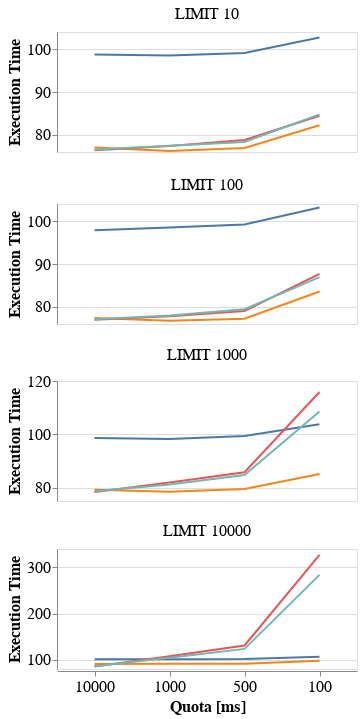

Write notebook code for a chart like this one.
### Markdown cell above
## Impact on Execution Time

### Code cell
base = alt.Chart(df).properties(height=120, width=300)

base.mark_line().encode(
    x=alt.X(
        "quota:N",
        title="Quota [ms]",
        sort=["10000", "1000", "500", "100"],
        axis=alt.Axis(labelAngle=0)
    ),
    y=alt.Y(
        "execution_time:Q",
        title="Execution Time",
        scale=alt.Scale(zero=False)
    ),
    color=alt.Color(
        "approach:N",
        legend=None
    ),
    facet=alt.Facet(
        "limit:N",
        columns=1,
        header=alt.Header(
            title=None,
            labelFontSize=16
        )
    )
).configure_axis(
    labelFontSize=16,
    titleFontSize=16
).resolve_scale(
    y="independent"
)

### Figure 1 — Vega-Lite specification as saved in the notebook (floating-point values rounded to 4 significant figures)
{"config": {"view": {"continuousWidth": 400, "continuousHeight": 300}, "axis": {"labelFontSize": 16, "titleFontSize": 16}}, "data": {"name": "data-3a2548bde2daa34ffacee1588abfd234"}, "mark": "line", "encoding": {"color": {"field": "approach", "legend": null, "type": "nominal"}, "facet": {"columns": 1, "field": "limit", "header": {"labelFontSize": 16, "title": null}, "type": "nominal"}, "x": {"axis": {"labelAngle": 0}, "field": "quota", "sort": ["10000", "1000", "500", "100"], "title": "Quota [ms]", "type": "nominal"}, "y": {"field": "execution_time", "scale": {"zero": false}, "title": "Execution Time", "type": "quantitative"}}, "height": 120, "resolve": {"scale": {"y": "independent"}}, "width": 300, "$schema": "https://vega.github.io/schema/vega-lite/v4.17.0.json", "datasets": {"data-3a2548bde2daa34ffacee1588abfd234": [{"approach": "sage", "quota": "100", "limit": "LIMIT 10", "run": 2.0, "execution_time": 102.7, "data_transfer": 625.1, "http_calls": 829.3, "solutions": 400.0, "resuming_time": 1.269, "saving_time": 0.1514}, {"approach": "sage", "quota": "100", "limit": "LIMIT 100", "run": 2.0, "execution_time": 103.2, "data_transfer": 625.1, "http_calls": 828.3, "solutions": 3558.0, "resuming_time": 1.304, "saving_time": 0.154}, {"approach": "sage", "quota": "100", "limit": "LIMIT 1000", "run": 2.0, "execution_time": 103.8, "data_transfer": 625.1, "http_calls": 827.3, "solutions": 29780.0, "resuming_time": 1.278, "saving_time": 0.154}, {"approach": "sage", "quota": "100", "limit": "LIMIT 10000", "run": 2.0, "execution_time": 106.6, "data_transfer": 625.1, "http_calls": 830.0, "solutions": 199200.0, "resuming_time": 1.283, "saving_time": 0.1569}, {"approach": "sage", "quota": "1000", "limit": "LIMIT 10", "run": 2.0, "execution_time": 98.52, "data_transfer": 621.7, "http_calls": 218.3, "solutions": 400.0, "resuming_time": 0.6556, "saving_time": 0.03911}, {"approach": "sage", "quota": "1000", "limit": "LIMIT 100", "run": 2.0, "execution_time": 98.5, "data_transfer": 621.7, "http_calls": 218.0, "solutions": 3558.0, "resuming_time": 0.6366, "saving_time": 0.03968}, {"approach": "sage", "quota": "1000", "limit": "LIMIT 1000", "run": 2.0, "execution_time": 98.29, "data_transfer": 621.7, "http_calls": 218.3, "solutions": 29780.0, "resuming_time": 0.6416, "saving_time": 0.03949}, {"approach": "sage", "quota": "1000", "limit": "LIMIT 10000", "run": 2.0, "execution_time": 101.1, "data_transfer": 621.7, "http_calls": 218.0, "solutions": 199200.0, "resuming_time": 0.6365, "saving_time": 0.03953}, {"approach": "sage", "quota": "10000", "limit": "LIMIT 10", "run": 2.0, "execution_time": 98.73, "data_transfer": 621.6, "http_calls": 186.0, "solutions": 400.0, "resuming_time": 0.6281, "saving_time": 0.03245}, {"approach": "sage", "quota": "10000", "limit": "LIMIT 100", "run": 2.0, "execution_time": 97.89, "data_transfer": 621.6, "http_calls": 186.0, "solutions": 3558.0, "resuming_time": 0.6252, "saving_time": 0.03284}, {"approach": "sage", "quota": "10000", "limit": "LIMIT 1000", "run": 2.0, "execution_time": 98.62, "data_transfer": 621.6, "http_calls": 186.0, "solutions": 29780.0, "resuming_time": 0.6437, "saving_time": 0.03266}, {"approach": "sage", "quota": "10000", "limit": "LIMIT 10000", "run": 2.0, "execution_time": 101.0, "data_transfer": 621.6, "http_calls": 186.0, "solutions": 199200.0, "resuming_time": 0.6427, "saving_time": 0.03213}, {"approach": "sage", "quota": "500", "limit": "LIMIT 10", "run": 2.0, "execution_time": 99.12, "data_transfer": 622.0, "http_calls": 275.7, "solutions": 400.0, "resuming_time": 0.6952, "saving_time": 0.05161}, {"approach": "sage", "quota": "500", "limit": "LIMIT 100", "run": 2.0, "execution_time": 99.2, "data_transfer": 622.0, "http_calls": 275.0, "solutions": 3558.0, "resuming_time": 0.7164, "saving_time": 0.05122}, {"approach": "sage", "quota": "500", "limit": "LIMIT 1000", "run": 2.0, "execution_time": 99.36, "data_transfer": 622.0, "http_calls": 274.7, "solutions": 29780.0, "resuming_time": 0.6874, "saving_time": 0.05059}, {"approach": "sage", "quota": "500", "limit": "LIMIT 10000", "run": 2.0, "execution_time": 101.8, "data_transfer": 622.0, "http_calls": 273.7, "solutions": 199200.0, "resuming_time": 0.6822, "saving_time": 0.05039}, {"approach": "sage-partial-topk", "quota": "100", "limit": "LIMIT 10", "run": 2.0, "execution_time": 82.23, "data_transfer": 4.958, "http_calls": 775.7, "solutions": 400.0, "resuming_time": 3.638, "saving_time": 0.1598}, {"approach": "sage-partial-topk", "quota": "100", "limit": "LIMIT 100", "run": 2.0, "execution_time": 83.59, "data_transfer": 8.691, "http_calls": 778.7, "solutions": 3558.0, "resuming_time": 3.952, "saving_time": 0.1626}, {"approach": "sage-partial-topk", "quota": "100", "limit": "LIMIT 1000", "run": 2.0, "execution_time": 85.14, "data_transfer": 40.45, "http_calls": 783.0, "solutions": 29780.0, "resuming_time": 3.9, "saving_time": 0.1604}, {"approach": "sage-partial-topk", "quota": "100", "limit": "LIMIT 10000", "run": 2.0, "execution_time": 97.78, "data_transfer": 185.4, "http_calls": 799.3, "solutions": 199200.0, "resuming_time": 3.972, "saving_time": 0.1619}, {"approach": "sage-partial-topk", "quota": "1000", "limit": "LIMIT 10", "run": 2.0, "execution_time": 76.24, "data_transfer": 0.6777, "http_calls": 102.0, "solutions": 400.0, "resuming_time": 0.58, "saving_time": 0.01762}, {"approach": "sage-partial-topk", "quota": "1000", "limit": "LIMIT 100", "run": 2.0, "execution_time": 76.75, "data_transfer": 3.047, "http_calls": 102.0, "solutions": 3558.0, "resuming_time": 0.6016, "saving_time": 0.01616}, {"approach": "sage-partial-topk", "quota": "1000", "limit": "LIMIT 1000", "run": 2.0, "execution_time": 78.43, "data_transfer": 21.82, "http_calls": 102.0, "solutions": 29780.0, "resuming_time": 0.6224, "saving_time": 0.0162}, {"approach": "sage-partial-topk", "quota": "1000", "limit": "LIMIT 10000", "run": 2.0, "execution_time": 91.23, "data_transfer": 202.9, "http_calls": 122.0, "solutions": 199200.0, "resuming_time": 0.6822, "saving_time": 0.02093}, {"approach": "sage-partial-topk", "quota": "10000", "limit": "LIMIT 10", "run": 2.0, "execution_time": 77.03, "data_transfer": 0.2376, "http_calls": 40.0, "solutions": 400.0, "resuming_time": 0.2761, "saving_time": 1.216e-05}, {"approach": "sage-partial-topk", "quota": "10000", "limit": "LIMIT 100", "run": 2.0, "execution_time": 77.39, "data_transfer": 1.741, "http_calls": 40.0, "solutions": 3558.0, "resuming_time": 0.2819, "saving_time": 1.303e-05}, {"approach": "sage-partial-topk", "quota": "10000", "limit": "LIMIT 1000", "run": 2.0, "execution_time": 79.24, "data_transfer": 13.12, "http_calls": 40.0, "solutions": 29780.0, "resuming_time": 0.3168, "saving_time": 1.454e-05}, {"approach": "sage-partial-topk", "quota": "10000", "limit": "LIMIT 10000", "run": 2.0, "execution_time": 91.04, "data_transfer": 211.1, "http_calls": 83.0, "solutions": 199200.0, "resuming_time": 0.4737, "saving_time": 0.0109}, {"approach": "sage-partial-topk", "quota": "500", "limit": "LIMIT 10", "run": 2.0, "execution_time": 76.93, "data_transfer": 1.155, "http_calls": 176.0, "solutions": 400.0, "resuming_time": 0.9386, "saving_time": 0.03449}, {"approach": "sage-partial-topk", "quota": "500", "limit": "LIMIT 100", "run": 2.0, "execution_time": 77.24, "data_transfer": 3.782, "http_calls": 176.0, "solutions": 3558.0, "resuming_time": 0.9305, "saving_time": 0.03321}, {"approach": "sage-partial-topk", "quota": "500", "limit": "LIMIT 1000", "run": 2.0, "execution_time": 79.54, "data_transfer": 26.0, "http_calls": 176.3, "solutions": 29780.0, "resuming_time": 1.01, "saving_time": 0.03419}, {"approach": "sage-partial-topk", "quota": "500", "limit": "LIMIT 10000", "run": 2.0, "execution_time": 91.61, "data_transfer": 197.8, "http_calls": 191.0, "solutions": 199200.0, "resuming_time": 1.04, "saving_time": 0.03643}, {"approach": "sage-topk", "quota": "100", "limit": "LIMIT 10", "run": 2.0, "execution_time": 84.45, "data_transfer": 12.81, "http_calls": 799.0, "solutions": 400.0, "resuming_time": 4.007, "saving_time": 0.259}, {"approach": "sage-topk", "quota": "100", "limit": "LIMIT 100", "run": 2.0, "execution_time": 87.71, "data_transfer": 84.65, "http_calls": 799.7, "solutions": 3558.0, "resuming_time": 4.923, "saving_time": 0.9698}, {"approach": "sage-topk", "quota": "100", "limit": "LIMIT 1000", "run": 2.0, "execution_time": 115.9, "data_transfer": 754.1, "http_calls": 809.0, "solutions": 29780.0, "resuming_time": 14.84, "saving_time": 8.655}, {"approach": "sage-topk", "quota": "100", "limit": "LIMIT 10000", "run": 2.0, "execution_time": 327.5, "data_transfer": 6584.0, "http_calls": 866.7, "solutions": 199200.0, "resuming_time": 82.73, "saving_time": 70.25}, {"approach": "sage-topk", "quota": "1000", "limit": "LIMIT 10", "run": 2.0, "execution_time": 77.42, "data_transfer": 1.22, "http_calls": 102.0, "solutions": 400.0, "resuming_time": 0.5831, "saving_time": 0.02465}, {"approach": "sage-topk", "quota": "1000", "limit": "LIMIT 100", "run": 2.0, "execution_time": 77.8, "data_transfer": 8.301, "http_calls": 102.0, "solutions": 3558.0, "resuming_time": 0.6466, "saving_time": 0.08245}, {"approach": "sage-topk", "quota": "1000", "limit": "LIMIT 1000", "run": 2.0, "execution_time": 81.91, "data_transfer": 71.94, "http_calls": 103.0, "solutions": 29780.0, "resuming_time": 1.5, "saving_time": 0.628}, {"approach": "sage-topk", "quota": "1000", "limit": "LIMIT 10000", "run": 2.0, "execution_time": 107.8, "data_transfer": 654.0, "http_calls": 124.0, "solutions": 199200.0, "resuming_time": 7.703, "saving_time": 6.347}, {"approach": "sage-topk", "quota": "10000", "limit": "LIMIT 10", "run": 2.0, "execution_time": 76.39, "data_transfer": 0.1919, "http_calls": 40.0, "solutions": 400.0, "resuming_time": 0.2982, "saving_time": 1.407e-05}, {"approach": "sage-topk", "quota": "10000", "limit": "LIMIT 100", "run": 2.0, "execution_time": 76.97, "data_transfer": 1.346, "http_calls": 40.0, "solutions": 3558.0, "resuming_time": 0.2763, "saving_time": 1.367e-05}, {"approach": "sage-topk", "quota": "10000", "limit": "LIMIT 1000", "run": 2.0, "execution_time": 78.39, "data_transfer": 9.938, "http_calls": 40.0, "solutions": 29780.0, "resuming_time": 0.2788, "saving_time": 1.383e-05}, {"approach": "sage-topk", "quota": "10000", "limit": "LIMIT 10000", "run": 2.0, "execution_time": 85.62, "data_transfer": 61.24, "http_calls": 56.0, "solutions": 199200.0, "resuming_time": 0.3715, "saving_time": 0.004045}, {"approach": "sage-topk", "quota": "500", "limit": "LIMIT 10", "run": 2.0, "execution_time": 78.81, "data_transfer": 2.458, "http_calls": 178.0, "solutions": 400.0, "resuming_time": 1.062, "saving_time": 0.05217}, {"approach": "sage-topk", "quota": "500", "limit": "LIMIT 100", "run": 2.0, "execution_time": 79.04, "data_transfer": 16.52, "http_calls": 178.3, "solutions": 3558.0, "resuming_time": 1.16, "saving_time": 0.182}, {"approach": "sage-topk", "quota": "500", "limit": "LIMIT 1000", "run": 2.0, "execution_time": 85.8, "data_transfer": 147.8, "http_calls": 179.7, "solutions": 29780.0, "resuming_time": 2.942, "saving_time": 1.476}, {"approach": "sage-topk", "quota": "500", "limit": "LIMIT 10000", "run": 2.0, "execution_time": 131.0, "data_transfer": 1285.0, "http_calls": 202.3, "solutions": 199200.0, "resuming_time": 15.64, "saving_time": 13.04}, {"approach": "sage-topk-statefull", "quota": "100", "limit": "LIMIT 10", "run": 2.0, "execution_time": 84.77, "data_transfer": 0.9975, "http_calls": 798.7, "solutions": 400.0, "resuming_time": 4.03, "saving_time": 0.2616}, {"approach": "sage-topk-statefull", "quota": "100", "limit": "LIMIT 100", "run": 2.0, "execution_time": 86.93, "data_transfer": 2.156, "http_calls": 802.7, "solutions": 3558.0, "resuming_time": 4.868, "saving_time": 0.9696}, {"approach": "sage-topk-statefull", "quota": "100", "limit": "LIMIT 1000", "run": 2.0, "execution_time": 108.6, "data_transfer": 10.75, "http_calls": 808.3, "solutions": 29780.0, "resuming_time": 13.67, "saving_time": 8.101}, {"approach": "sage-topk-statefull", "quota": "100", "limit": "LIMIT 10000", "run": 2.0, "execution_time": 284.0, "data_transfer": 62.06, "http_calls": 866.0, "solutions": 199200.0, "resuming_time": 81.89, "saving_time": 70.53}, {"approach": "sage-topk-statefull", "quota": "1000", "limit": "LIMIT 10", "run": 2.0, "execution_time": 77.44, "data_transfer": 0.2576, "http_calls": 102.0, "solutions": 400.0, "resuming_time": 0.5951, "saving_time": 0.02519}, {"approach": "sage-topk-statefull", "quota": "1000", "limit": "LIMIT 100", "run": 2.0, "execution_time": 78.01, "data_transfer": 1.412, "http_calls": 102.0, "solutions": 3558.0, "resuming_time": 0.7054, "saving_time": 0.08442}, {"approach": "sage-topk-statefull", "quota": "1000", "limit": "LIMIT 1000", "run": 2.0, "execution_time": 81.16, "data_transfer": 10.0, "http_calls": 103.0, "solutions": 29780.0, "resuming_time": 1.418, "saving_time": 0.6264}, {"approach": "sage-topk-statefull", "quota": "1000", "limit": "LIMIT 10000", "run": 2.0, "execution_time": 104.3, "data_transfer": 61.27, "http_calls": 124.0, "solutions": 199200.0, "resuming_time": 7.721, "saving_time": 6.537}, {"approach": "sage-topk-statefull", "quota": "10000", "limit": "LIMIT 10", "run": 2.0, "execution_time": 76.58, "data_transfer": 0.192, "http_calls": 40.0, "solutions": 400.0, "resuming_time": 0.2944, "saving_time": 1.264e-05}, {"approach": "sage-topk-statefull", "quota": "10000", "limit": "LIMIT 100", "run": 2.0, "execution_time": 77.09, "data_transfer": 1.346, "http_calls": 40.0, "solutions": 3558.0, "resuming_time": 0.2952, "saving_time": 1.351e-05}, {"approach": "sage-topk-statefull", "quota": "10000", "limit": "LIMIT 1000", "run": 2.0, "execution_time": 78.66, "data_transfer": 9.938, "http_calls": 40.0, "solutions": 29780.0, "resuming_time": 0.2946, "saving_time": 1.423e-05}, {"approach": "sage-topk-statefull", "quota": "10000", "limit": "LIMIT 10000", "run": 2.0, "execution_time": 85.87, "data_transfer": 61.2, "http_calls": 56.33, "solutions": 199200.0, "resuming_time": 0.4048, "saving_time": 0.02323}, {"approach": "sage-topk-statefull", "quota": "500", "limit": "LIMIT 10", "run": 2.0, "execution_time": 78.35, "data_transfer": 0.338, "http_calls": 178.0, "solutions": 400.0, "resuming_time": 0.9814, "saving_time": 0.05388}, {"approach": "sage-topk-statefull", "quota": "500", "limit": "LIMIT 100", "run": 2.0, "execution_time": 79.46, "data_transfer": 1.492, "http_calls": 178.0, "solutions": 3558.0, "resuming_time": 1.216, "saving_time": 0.1737}, {"approach": "sage-topk-statefull", "quota": "500", "limit": "LIMIT 1000", "run": 2.0, "execution_time": 84.74, "data_transfer": 10.09, "http_calls": 180.0, "solutions": 29780.0, "resuming_time": 2.687, "saving_time": 1.451}, {"approach": "sage-topk-statefull", "quota": "500", "limit": "LIMIT 10000", "run": 2.0, "execution_time": 123.5, "data_transfer": 61.36, "http_calls": 202.0, "solutions": 199200.0, "resuming_time": 15.34, "saving_time": 13.0}]}}
